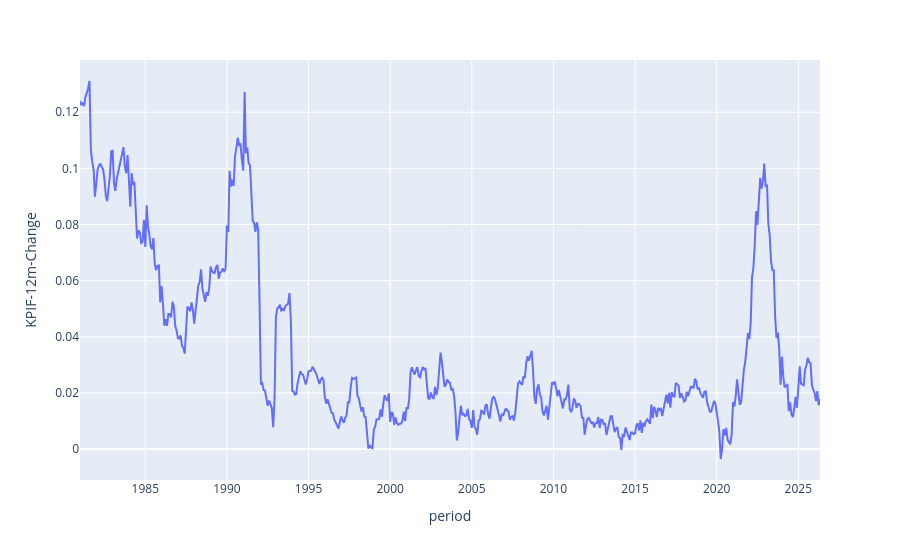

Source (notebook cell):
### Code cell
# Anger man inget x så används index som default.
# Plottar otrimmad serie
in_ch_fig = px.line(KPIF_full,
                 y='KPIF-12m-Change')
in_ch_fig.show()

### Figure 1 — Plotly figure (JSON) as saved in the notebook; plotly's stock layout.template omitted (floating-point values rounded to 4 significant figures; data arrays with more than 128 entries replaced by an {"elided": "..."} marker saying what was removed)
{"data": [{"hovertemplate": "period=%{x}<br>KPIF-12m-Change=%{y}<extra></extra>", "legendgroup": "", "line": {"color": "#636efa", "dash": "solid"}, "marker": {"symbol": "circle"}, "mode": "lines", "name": "", "orientation": "v", "showlegend": false, "type": "scatter", "x": {"elided": "545 str values"}, "xaxis": "x", "y": {"elided": "545 float values"}, "yaxis": "y"}], "layout": {"legend": {"tracegroupgap": 0}, "margin": {"t": 60}, "xaxis": {"anchor": "y", "domain": [0, 1], "title": {"text": "period"}}, "yaxis": {"anchor": "x", "domain": [0, 1], "title": {"text": "KPIF-12m-Change"}}}}
